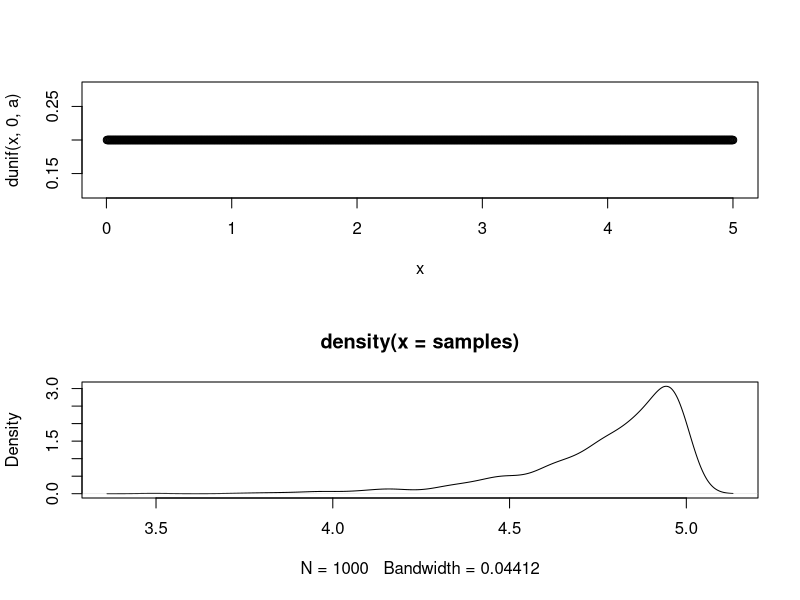
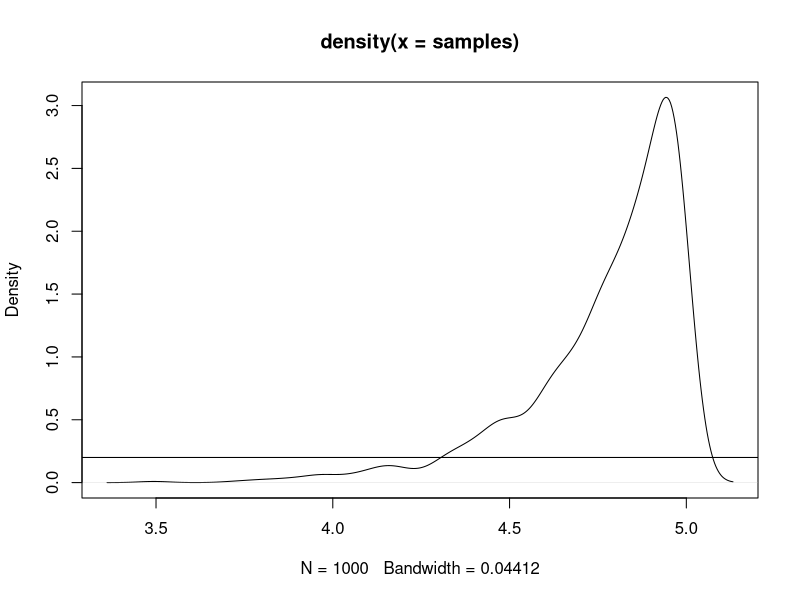

Here is the R script that generated these plots, in order: (Note: this script raises an error after producing the figures.)
y <- 5
n <- 20
a <- 5
x <- seq(a/1000,a, by=a/1000)

samples <- c()
for (i in 1:1000){
  samples[i] <- max(sample(runif(20,0,a)))
}
dens <- density(samples)
par(mfrow=c(2,1))
plot(x,dunif(x,0,a))
plot(dens)
dev.off()
plot(dens)
lines(dunif(x,0,a))
max(samples)

theta <- seq(y+0.001,12, by = 0.001)
post.dens <- 1/(theta^(n))
dens <- as.data.frame(cbind(theta,post.dens))

theta.0 <- matrix(nrow=5001,ncol = 2, dimnames = list(c(),c("theta","post.dens")))
theta.0[,1] <- seq(0,y,by = 0.001)
theta.0[,2] <- 0
theta.0 <- as.data.frame(theta.0)
theta.comb <- rbind(theta.0, dens)

  ggplot2::ggplot(theta.comb) + 
    geom_line(aes(theta,post.dens)) + 
    geom_vline(xintercept=y, color= "red",linetype = 2) +
    geom_segment(x=0,xend=y,y=0,yend=0)
